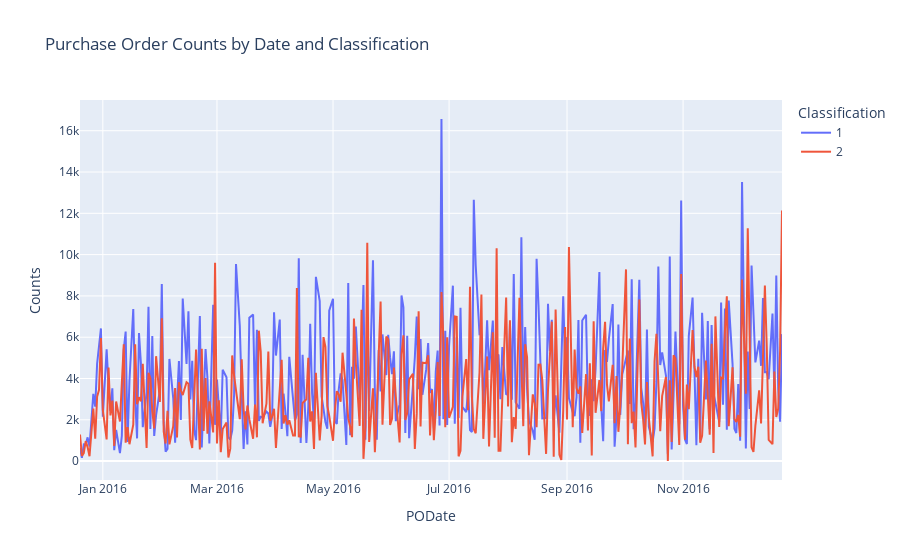

The code cell stored with this chart in its notebook:
### Markdown cell above
##### Group Analysis: Line chart
- Groupby
- reset_index

### Code cell
podate_att = df1.groupby(['PODate', 'Classification']).apply(lambda x: x['PODate'].count()).reset_index(name='Counts')

# Creating the line plot
fig = px.line(podate_att, x='PODate', y='Counts', color='Classification', title='Purchase Order Counts by Date and Classification')

# Show the plot
fig.show()

### Figure 1 — Plotly figure (JSON) as saved in the notebook; plotly's stock layout.template omitted (floating-point values rounded to 4 significant figures; data arrays with more than 128 entries replaced by an {"elided": "..."} marker saying what was removed)
{"data": [{"hovertemplate": "Classification=1<br>PODate=%{x}<br>Counts=%{y}<extra></extra>", "legendgroup": "1", "line": {"color": "#636efa", "dash": "solid"}, "marker": {"symbol": "circle"}, "mode": "lines", "name": "1", "orientation": "v", "showlegend": true, "type": "scatter", "x": {"elided": "319 str values"}, "xaxis": "x", "y": {"elided": "319 int values"}, "yaxis": "y"}, {"hovertemplate": "Classification=2<br>PODate=%{x}<br>Counts=%{y}<extra></extra>", "legendgroup": "2", "line": {"color": "#EF553B", "dash": "solid"}, "marker": {"symbol": "circle"}, "mode": "lines", "name": "2", "orientation": "v", "showlegend": true, "type": "scatter", "x": {"elided": "319 str values"}, "xaxis": "x", "y": {"elided": "319 int values"}, "yaxis": "y"}], "layout": {"legend": {"title": {"text": "Classification"}, "tracegroupgap": 0}, "title": {"text": "Purchase Order Counts by Date and Classification"}, "xaxis": {"anchor": "y", "domain": [0, 1], "title": {"text": "PODate"}}, "yaxis": {"anchor": "x", "domain": [0, 1], "title": {"text": "Counts"}}}}
